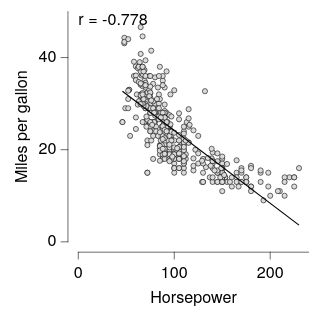

Vega-Lite specification stored for this chart:
### Vega-Lite specification from a JSON file in a GitHub repository (floating-point values rounded to 4 significant figures; data arrays with more than 128 entries replaced by an {"elided": "..."} marker saying what was removed)
{"background": null, "config": {"arc": {"fill": "#DBDBDB", "fillOpacity": 1.0, "innerRadius": 25.0, "padAngle": 0.03, "stroke": "black", "strokeOpacity": 1, "strokeWidth": 0.25}, "area": {"fill": "#DBDBDB", "fillOpacity": 1.0, "stroke": "black", "strokeOpacity": 1, "strokeWidth": 0.25}, "axis": {"domain": true, "domainCap": "round", "domainColor": "black", "domainWidth": 0.25, "grid": false, "gridCap": "round", "gridColor": "#F1F1F1", "gridDash": [0, 0], "gridOpacity": 1.0, "gridWidth": 0.25, "labelColor": "black", "labelFont": "Helvetica Neue, HelveticaNeue, Helvetica, Arial, sans-serif", "labelFontSize": 7, "labelFontStyle": "normal", "labelFontWeight": 400, "offset": 4.5, "ticks": true, "tickCap": "round", "tickColor": "black", "tickRound": false, "tickSize": 3, "tickWidth": 0.25, "titleColor": "black", "titleFont": "Helvetica Neue, HelveticaNeue, Helvetica, Arial, sans-serif", "titleFontSize": 7, "titleFontStyle": "normal", "titleFontWeight": 400}, "axisX": {"domain": true, "labelAlign": "center", "labelAngle": 0, "labels": true, "ticks": true, "translate": 0}, "axisY": {"domain": true, "labelAlign": "right", "labelAngle": 0, "labels": true, "ticks": true, "translate": 0}, "axisRight": {"domain": true, "labelAlign": "left", "labelAngle": 0, "labels": true, "ticks": true, "translate": 0}, "axisTop": {"domain": true, "labelAlign": "center", "labelAngle": 0, "labels": true, "ticks": true, "translate": 0}, "axisBand": {"tickOffset": 0}, "bar": {"fill": "#DBDBDB", "fillOpacity": 1.0, "stroke": "black", "strokeOpacity": 1, "strokeWidth": 0.25}, "boxplot": {"size": 9.0, "ticks": {"cornerRadius": 0.25, "fill": "black", "opacity": 1, "size": 4.5, "thickness": 0.25}, "box": {"fillOpacity": 1.0, "stroke": "black", "strokeOpacity": 1, "strokeWidth": 0.25}, "median": {"cornerRadius": 0, "fill": "black", "fillOpacity": 1.0, "opacity": 1, "size": 9.0, "thickness": 0.25}, "rule": {"fill": "black", "fillOpacity": 1.0, "size": 10.0, "stroke": "black", "strokeDash": [0, 0], "strokeOpacity": 1, "strokeWidth": 0.25}, "outliers": {"color": "black", "fill": "black", "fillOpacity": 1.0, "size": 0, "stroke": "black", "strokeOpacity": 1, "strokeWidth": 0.25}}, "circle": {"fill": "black", "fillOpacity": 1.0, "size": 1.25, "stroke": null, "strokeOpacity": 1, "strokeWidth": 0.25}, "errorband": {"band": {"fillOpacity": 0.6, "stroke": null, "strokeWidth": 0.25, "strokeOpacity": 1}, "borders": {"opacity": 0, "strokeOpacity": 0.25, "strokeWidth": 1}}, "errorbar": {"opacity": 1, "rule": {"strokeDash": [0, 0], "strokeWidth": 0.25}, "ticks": {"color": "black", "cornerRadius": 0.125, "opacity": 1, "size": 6.0, "thickness": 0.25}, "thickness": 0.25}, "font": "Helvetica Neue, HelveticaNeue, Helvetica, Arial, sans-serif", "geoshape": {"fill": "#DBDBDB", "fillOpacity": 1.0, "stroke": "black", "strokeOpacity": 1, "strokeWidth": 0.25}, "header": {"labelColor": "black", "labelFont": "Helvetica Neue, HelveticaNeue, Helvetica, Arial, sans-serif", "labelFontSize": 7, "labelFontStyle": "normal", "labelFontWeight": 400, "titleColor": "black", "titleFont": "Helvetica Neue, HelveticaNeue, Helvetica, Arial, sans-serif", "titleFontSize": 7, "titleFontStyle": "normal", "titleFontWeight": 400, "titlePadding": 0}, "legend": {"disable": false, "offset": 4.5, "titlePadding": 4, "labelOffset": 2, "gradientLabelOffset": 2, "gradientLength": 50.0, "gradientThickness": 5.0, "gradientOpacity": 1.0, "gradientStrokeColor": "black", "gradientStrokeWidth": 0.25, "labelColor": "black", "labelFont": "Helvetica Neue, HelveticaNeue, Helvetica, Arial, sans-serif", "labelFontSize": 7, "labelFontStyle": "normal", "labelFontWeight": 400, "strokeColor": "black", "strokeWidth": 0, "symbolSize": 42, "symbolStrokeColor": "black", "symbolStrokeWidth": 0.25, "titleColor": "black", "titleFont": "Helvetica Neue, HelveticaNeue, Helvetica, Arial, sans-serif", "titleFontSize": 7, "titleFontStyle": "normal", "titleFontWeight": 400}, "line": {"color": "black", "stroke": "black", "strokeCap": "butt", "strokeDash": [0, 0], "strokeOpacity": 1, "strokeWidth": 0.5}, "point": {"filled": true, "fill": "#DBDBDB", "fillOpacity": 1.0, "size": 5.0, "stroke": "black", "strokeOpacity": 1, "strokeWidth": 0.25}, "range": {"category": ["#5CA7B1", "#B7D0EE", "#B7B3E4", "#B3DAB5", "#F5E1B3", "#3D727B", "#809DC7", "#867DAC", "#80A988", "#CBB17A", "#204148", "#546B94", "#584C77", "#507B5F", "#9D824D"], "diverging": {"scheme": ["#6F572A", "#876E43", "#9E875F", "#B5A17F", "#CABBA2", "#DCD6CC", "#F4F1E9", "#C9D7DA", "#9DBFC6", "#78A5AF", "#558B96", "#36717C", "#1A5762"]}, "heatmap": {"scheme": ["#32022B", "#43044D", "#4C196E", "#4D338C", "#484DA6", "#3A68BB", "#1D83CA", "#1D9CCB", "#23B5C9", "#28CDC5", "#4DE0B4", "#91EE9F"]}, "ordinal": {"scheme": ["#F1F1F1", "#DBDBDB", "#C6C6C6", "#B2B2B2", "#9D9D9D", "#898989", "#767676", "#636363", "#515151", "#404040", "#2F2F2F", "#1F1F1F"]}, "ramp": {"scheme": ["#32022B", "#43044D", "#4C196E", "#4D338C", "#484DA6", "#3A68BB", "#1D83CA", "#1D9CCB", "#23B5C9", "#28CDC5", "#4DE0B4", "#91EE9F"]}}, "rule": {"color": "black", "stroke": "black", "strokeCap": "round", "strokeDash": [2, 2], "strokeOpacity": 1, "strokeWidth": 0.25}, "scale": {"bandPaddingInner": 0.1, "bandPaddingOuter": 0.1, "round": false}, "rect": {"fill": "#DBDBDB", "fillOpacity": 1.0, "stroke": "black", "strokeOpacity": 1, "strokeWidth": 0.25}, "square": {"fill": "#DBDBDB", "fillOpacity": 1.0, "size": 10.0, "stroke": "black", "strokeOpacity": 1, "strokeWidth": 0.25}, "text": {"color": "black", "font": "Helvetica Neue, HelveticaNeue, Helvetica, Arial, sans-serif", "fontSize": 7, "fontStyle": "normal", "fontWeight": 400}, "tick": {"color": "black", "cornerRadius": 0.125, "opacity": 1.0, "size": 9.0, "thickness": 0.25}, "title": {"anchor": "middle", "frame": "group", "color": "black", "font": "Helvetica Neue, HelveticaNeue, Helvetica, Arial, sans-serif", "fontSize": 7, "fontStyle": "normal", "fontWeight": 400, "subtitleColor": "black", "subtitleFont": "Helvetica Neue, HelveticaNeue, Helvetica, Arial, sans-serif", "subtitleFontSize": "Helvetica Neue, HelveticaNeue, Helvetica, Arial, sans-serif", "subtitleFontStyle": "normal", "subtitleFontWeight": 400}, "trail": {"color": "black", "opacity": 1, "size": 0.5}, "view": {"continuousWidth": 100, "continuousHeight": 100, "discreteWidth": 100, "discreteHeight": 100, "fill": null, "stroke": null, "strokeWidth": 0.25}}, "layer": [{"data": {"name": "data-7285c4e2e195e5a75737a34913199f5f"}, "mark": {"type": "point"}, "encoding": {"x": {"field": "Horsepower", "type": "quantitative"}, "y": {"field": "Miles_per_Gallon", "title": "Miles per gallon", "type": "quantitative"}}}, {"layer": [{"data": {"name": "data-e5e41d7cdc7704607649085c2c14cc40"}, "mark": {"type": "line"}, "encoding": {"x": {"field": "Horsepower", "type": "quantitative"}, "y": {"field": "Miles_per_Gallon", "type": "quantitative"}}}, {"data": {"values": [{"__dysonsphere__": 1}]}, "mark": {"type": "text", "align": "left", "angle": 0, "baseline": "top", "dx": 0, "dy": 0, "fontSize": 7, "opacity": 1.0}, "encoding": {"text": {"value": "r = -0.778"}, "x": {"value": 0}, "y": {"value": 0}}}], "name": "__dysonsphere_289b330e0455c514_19"}], "$schema": "https://vega.github.io/schema/vega-lite/v6.4.1.json", "datasets": {"data-7285c4e2e195e5a75737a34913199f5f": {"elided": "392 records"}, "data-e5e41d7cdc7704607649085c2c14cc40": [{"Horsepower": 46.0, "Miles_per_Gallon": 32.68, "__dysonsphere__": 1}, {"Horsepower": 230.0, "Miles_per_Gallon": 3.632, "__dysonsphere__": 1}]}}
